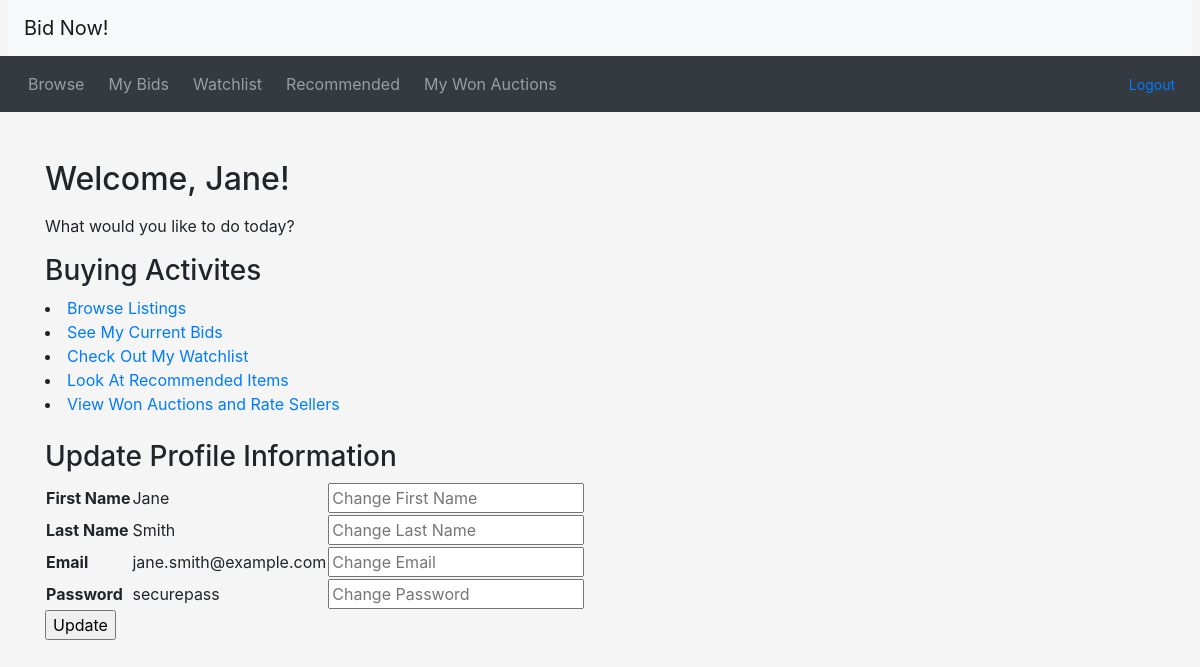
The app's page /dashboard.php (signed in) with its own data.
### tables this page shows
CREATE TABLE Users (
    user_id INT(11) AUTO_INCREMENT PRIMARY KEY,
    email VARCHAR(255) NOT NULL,
    password VARCHAR(255) NOT NULL,
    role BOOL,  
    first_name VARCHAR(255),
    last_name VARCHAR(255),
    mobile_no VARCHAR(15) NOT NULL,
    address TEXT NOT NULL,
    UNIQUE(email)
);

### database.php (called while the page is built, shortened)
<?php
function db_query($connection, $query)
{
  $result = mysqli_query($connection, $query);
  return $result;
}
function db_fetch_single($result)
{
  return mysqli_fetch_assoc($result);
}

### dashboard.php (the view, shortened to what this page needs)
<?php
include_once("header.php");
require("database.php");
$user_id = $_SESSION['user_id'];
$connection = db_connect();
$query = "SELECT * FROM users WHERE user_id='$user_id'";
$result = db_query($connection, $query);
$user = db_fetch_single($result);
?>
<div class="container mt-5">
    <h2 class="my-3">Welcome, <?php echo $user['first_name']; ?>!</h2>
    <p>What would you like to do today?</p>
    <?php
        if ($user['role'] == 0) {
            $connection = db_connect();
            $stmt = "SELECT total_ratings, average_rating FROM users WHERE user_id = '$user_id'";
            $rating_call = db_query($connection, $stmt);
            confirm_result_set($rating_call);
            $rating = db_fetch_single($rating_call);
            $totalRatings = $rating["total_ratings"];
            $userRating = $rating["average_rating"];
            db_free_result($rating_call);
            db_disconnect($connection);
            echo '<h3>Selling Activites</h3>';
            $browse = "browse.php";
            $listings = "mylistings.php";
            $auction = "create_auction.php";
            echo '<li><a href="' . $browse . '">Browse Listings</a></li>';
            echo '<li><a href="' . $listings . '">See My Current Listings</a></li>';
            echo '<li><a href="' . $auction . '">Create a New Auction</a></li>';
            echo '<br>';
            echo '<h3>Your Current Rating is </h3>';
            if ($totalRatings == 0) {
                echo "You haven't been rated yet";
            } else {
                echo $userRating;
            }
            echo '<br>';
            echo '<br>';
        } elseif ($user['role'] == 1) {
            echo '<h3>Buying Activites</h3>';
            $browse = "browse.php";
            $bids = "mybids.php.php";
            $watchlist = "watchlist.php";
            $recommendations = "recommendations.php";
            $won_auctions = "won_auctions.php";
            echo '<li><a href="' . $browse . '">Browse Listings</a></li>';
            echo '<li><a href="' . $bids . '">See My Current Bids</a></li>';
            echo '<li><a href="' . $watchlist . '">Check Out My Watchlist</a></li>';
            echo '<li><a href="' . $recommendations . '">Look At Recommended Items</a></li>';
            echo '<li><a href="' . $won_auctions . '">View Won Auctions and Rate Sellers</a></li>';
            echo '<br>';
        };
    ?>
    <h3>Update Profile Information</h3>
    <form method="post" action="">
        <table>
            <tr>
                <th>First Name</th>
                <td><?php echo $user['first_name']?></td>
                <td>
                    <input type="text" name="new_first_name" placeholder="Change First Name">
                </td>
            </tr>
            <tr>
                <th>Last Name</th>
                <td><?php echo $user['last_name']?></td>
                <td>
                    <input type="text" name="new_last_name" placeholder="Change Last Name">
                </td>
            </tr>
            <tr>
                <th>Email</th>
                <td><?php echo $user['email']?></td>
                <td>
                    <input type="text" name="new_email" placeholder="Change Email">
                </td>
            </tr>
            <tr>
                <th>Password</th>
                <td><?php echo $user['password']?></td>
                <td>
                    <input type="text" name="new_password" placeholder="Change Password">
                </td>
            </tr>
        </table>
        <input type="submit" name="submit" value="Update">
    </form>
</div>

### css/custom.css (style rules this page uses)
body { background-color: #f5f5f5; }

### records on screen
users: first_name "Jane", last_name "Smith", email "jane.smith@example.com", password "securepass"
